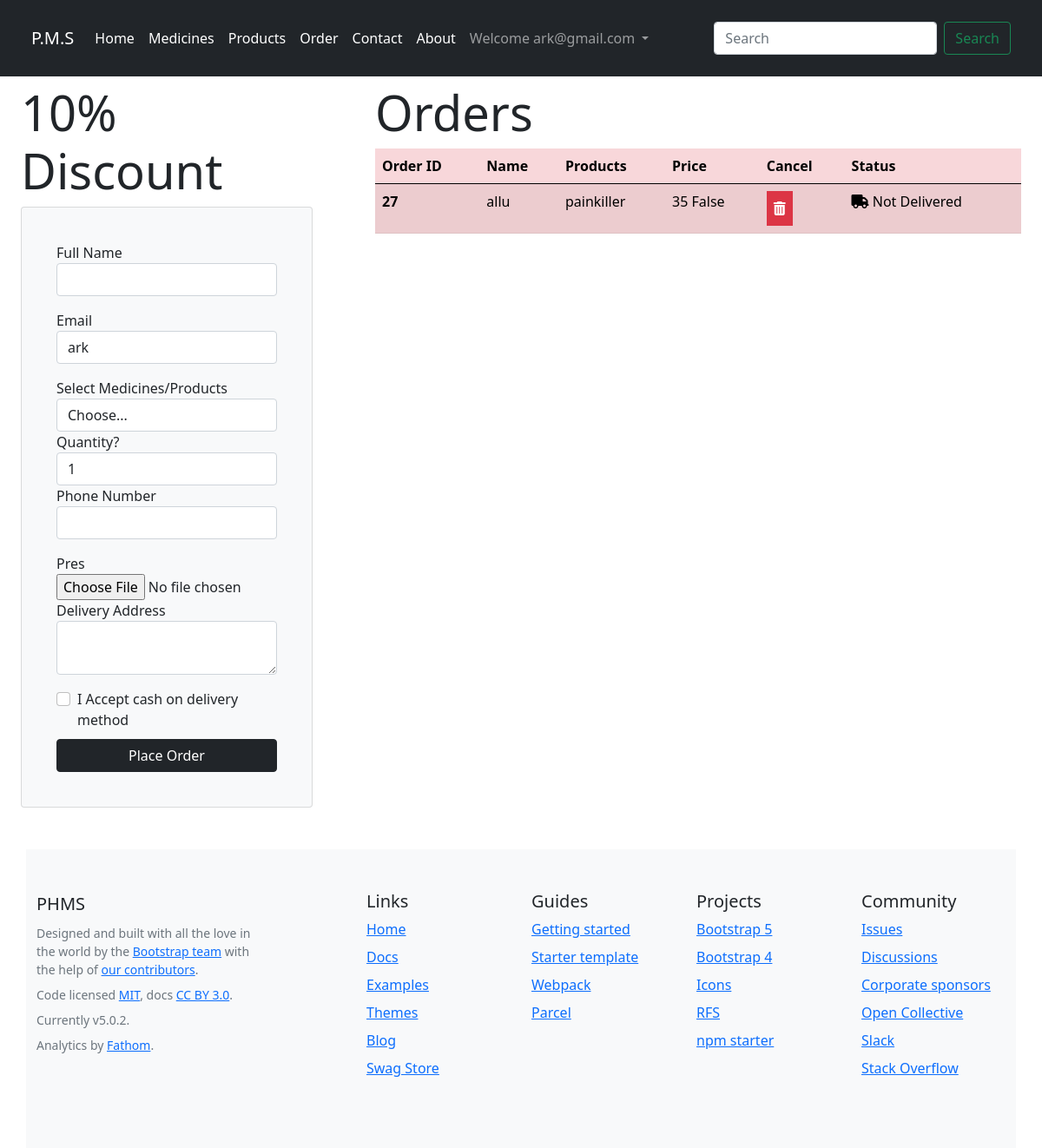
The app's page /orders (signed in) with its own data.
### app/models.py (models this page shows, shortened)
class MyOrders(models.Model):
    name=models.CharField(max_length=30)
    email=models.EmailField()
    items=models.CharField(max_length=1500)
    address=models.TextField()
    quantity=models.CharField(max_length=100)
    price=models.CharField(max_length=100)
    phone_num=models.CharField(max_length=10)
    delivery=models.BooleanField(default=False)

### app/views.py (the view, shortened to what this page needs)
# urls.py: path("orders",views.myorders,name="myorders"),
def myorders(request):
    if not request.user.is_authenticated:
        messages.warning(request,"Please Login to place the Order....")
        return redirect("/login")
    mymed=Medicines.objects.all()
    myprod=ProductItems.objects.all()
    current_user=request.user.username
    items=MyOrders.objects.filter(email=current_user)
    print(items)
    context={"myprod":myprod,"mymed":mymed,"items":items}
    return render(request,"orders.html",context)

### templates/orders.html (shortened to what this page needs)
{% extends "base.html" %}
{% block body %}
<div class="row">
  <div class="col-md-4">
<div class="container mt-2">
  <h2 class="display-4">10% Discount</h2>
  <div class="card bg-light p-4">
    <div class="card-body">
      <form action="orders" method="post">
        <div class="form-group">
          <label for="name">Full Name</label>
          <input
            type="text"
            id="name"
            name="name"
            class="form-control mb-3"
            placeholder="Enter Your Name"
            value="{{user.first_name}} {{user.last_name}}"
            required
          />
        </div>
        <div class="form-group">
          <label for="name">Email</label>
          <input
            type="text"
            id="email"
            name="email"
            class="form-control mb-3"
            value="{{user.username}}"
            required
          />
        </div>
        <div class="form-group">
            <label for="items">Select Medicines/Products</label>
            <select id="items" class="form-control" name="items">
              <option selected>Choose...</option>
            </select>
          </div>
        <div class="form-group">
            <label for="quantity">Quantity?</label>
            <select id="quantity" class="form-control" name="quantity">
              <option selected>1</option>
            </select>
          </div>
          <div class="form-group">
            <label for="num">Phone Number</label>
            <input
              type="tel"
              id="num"
              name="num"
              class="form-control mb-3"
              pattern="[0-9]{3}[0-9]{3}[0-9]{4}"
              required
            />
          </div>
          <div class="form-group">
            <label for="img">Pres</label>
            <input
              type="file"
            />
          </div>
          <div class="form-group">
            <label for="address">Delivery Address</label>
            <textarea
              type="text"
              id="address"
              name="address"
              class="form-control mb-3"
              required
            /></textarea>
          </div>
          <div class="form-group form-check">
            <input type="checkbox" class="form-check-input" id="exampleCheck1">
            <label class="form-check-label mb-2" for="exampleCheck1">I Accept cash on delivery method</label>
          </div>
          <div class="d-grid gap-2">
            <button class="btn btn-dark" type="submit">Place Order</button>
          </div>
      </form>
    </div>
  </div>
</div>
  </div>
  <div class="col-md-8">
    <div class="container mt-2">
      <h2 class="display-4">Orders</h2>
      <table class="table table-danger table-striped">
        <thead>
          <tr>
            <th scope="col">Order ID</th>
            <th scope="col">Name</th>
            <th scope="col">Products</th>
            <th scope="col">Price</th>
            <th scope="col">Cancel</th>
            <th scope="col">Status</th>
          </tr>
        </thead>
        <tbody>
          {% for item in items %}
          <tr>
            <th scope="row">{{item.id}}</th>
            <td>{{item.name}}</td>
            <td>{{item.items}}</td>
            <td>{{item.price}} {{item.delivery}}</td>
           {% if item.delivery %}
           <td><button type="button" class="btn-success p-2"  href="/orders/{{item.id}}" disabled> <i class="fa-solid fa-trash-can"></i></button></td>
           {% else %}
           <td><a type="button" class="btn-danger p-2" href="/orders/{{item.id}}"> <i class="fa-solid fa-trash-can"></i></a></td>
           {% endif %}
            {% if item.delivery %}
            <td><i class="fa-solid fa-circle-check"></i> Delivered</td>
            {% else %}
            <td> <i class="fa-solid fa-truck"></i> Not Delivered</td>
            {% endif %}
          </tr>
          {% endfor %}
        </tbody>
      </table>
    </div>
  </div>
</div>
{% endblock body %}

### templates/base.html (shortened to what this page needs)
{% load static %}
<!doctype html>
<html lang="en">
  <head>
    <link rel="stylesheet" href="{% static 'css/style.css' %}">
    <link rel="stylesheet" href="https://cdnjs.cloudflare.com/ajax/libs/font-awesome/6.1.1/css/all.min.css" />
  </head>
  <body>
    <nav class="navbar navbar-expand-lg navbar-dark bg-dark p-4">
        <div class="container-fluid">
          <a class="navbar-brand" href="/">P.M.S</a>
          <div class="collapse navbar-collapse" id="navbarSupportedContent">
            <ul class="navbar-nav me-auto mb-2 mb-lg-0">
              <li class="nav-item">
                <a class="nav-link active" aria-current="page" href="/">Home</a>
              </li>
              <li class="nav-item">
                <a class="nav-link active" aria-current="page" href="/medicines">Medicines</a>
              </li>
              <li class="nav-item">
                <a class="nav-link active" aria-current="page" href="/products">Products</a>
              </li>
              <li class="nav-item">
                <a class="nav-link active" aria-current="page" href="/orders">Order</a>
              </li>
              <li class="nav-item">
                <a class="nav-link active" href="https://github.com/Alluz786">Contact</a>
              </li>
              <li class="nav-item">
                <a class="nav-link active" href="about">About</a>
              </li>
  {% if request.user.is_authenticated %}
  <li class="nav-item dropdown">
    <a class="nav-link dropdown-toggle" href="signup" id="navbarDropdown" role="button" data-bs-toggle="dropdown" aria-expanded="false">
     Welcome {{user.email}}
    </a>
  </li>
              {% endif %}
            </ul>
            <form action="/search" method="get" class="d-flex">
              <input class="form-control me-2" type="search" placeholder="Search" aria-label="Search" name="getdata" required>
              <button class="btn btn-outline-success" type="submit" >Search</button>
            </form>
          </div>
        </div>
      </nav>
      {% block body %}
      {% endblock body %}
<br><br>
      <div class="container py-5 bg-light">
        <div class="row">
          <div class="col-lg-3 mb-3">
            <a class="d-inline-flex align-items-center mb-2 link-dark text-decoration-none" href="/" aria-label="Bootstrap">
              <span class="fs-5">PHMS</span>
            </a>
            <ul class="list-unstyled small text-muted">
              <li class="mb-2">Designed and built with all the love in the world by the <a href="/docs/5.0/about/team/">Bootstrap team</a> with the help of <a href="https://github.com/twbs/bootstrap/graphs/contributors">our contributors</a>.</li>
              <li class="mb-2">Code licensed <a href="https://github.com/twbs/bootstrap/blob/main/LICENSE" target="_blank" rel="license noopener">MIT</a>, docs <a href="https://creativecommons.org/licenses/by/3.0/" target="_blank" rel="license noopener">CC BY 3.0</a>.</li>
              <li class="mb-2">Currently v5.0.2.</li>
              <li class="mb-2">Analytics by <a href="https://usefathom.com/ref/ADZSBE" target="_blank" rel="noopener">Fathom</a>.</li>
            </ul>
          </div>
          <div class="col-6 col-lg-2 offset-lg-1 mb-3">
            <h5>Links</h5>
            <ul class="list-unstyled">
              <li class="mb-2"><a href="/">Home</a></li>
              <li class="mb-2"><a href="/docs/5.0/">Docs</a></li>
              <li class="mb-2"><a href="/docs/5.0/examples/">Examples</a></li>
              <li class="mb-2"><a href="https://themes.getbootstrap.com/">Themes</a></li>
              <li class="mb-2"><a href="https://blog.getbootstrap.com/">Blog</a></li>
              <li class="mb-2"><a href="https://cottonbureau.com/people/bootstrap">Swag Store</a></li>
            </ul>
          </div>
          <div class="col-6 col-lg-2 mb-3">
            <h5>Guides</h5>
            <ul class="list-unstyled">
              <li class="mb-2"><a href="/docs/5.0/getting-started/">Getting started</a></li>
              <li class="mb-2"><a href="/docs/5.0/examples/starter-template/">Starter template</a></li>
              <li class="mb-2"><a href="/docs/5.0/getting-started/webpack/">Webpack</a></li>
              <li class="mb-2"><a href="/docs/5.0/getting-started/parcel/">Parcel</a></li>
            </ul>
          </div>
          <div class="col-6 col-lg-2 mb-3">
            <h5>Projects</h5>
            <ul class="list-unstyled">
              <li class="mb-2"><a href="https://github.com/twbs/bootstrap">Bootstrap 5</a></li>
              <li class="mb-2"><a href="https://github.com/twbs/bootstrap/tree/v4-dev">Bootstrap 4</a></li>
              <li class="mb-2"><a href="https://github.com/twbs/icons">Icons</a></li>
              <li class="mb-2"><a href="https://github.com/twbs/rfs">RFS</a></li>
              <li class="mb-2"><a href="https://github.com/twbs/bootstrap-npm-starter">npm starter</a></li>
            </ul>
          </div>
          <div class="col-6 col-lg-2 mb-3">
            <h5>Community</h5>
            <ul class="list-unstyled">
              <li class="mb-2"><a href="https://github.com/twbs/bootstrap/issues">Issues</a></li>
              <li class="mb-2"><a href="https://github.com/twbs/bootstrap/discussions">Discussions</a></li>
              <li class="mb-2"><a href="https://github.com/sponsors/twbs">Corporate sponsors</a></li>
              <li class="mb-2"><a href="https://opencollective.com/bootstrap">Open Collective</a></li>
              <li class="mb-2"><a href="https://bootstrap-slack.herokuapp.com/">Slack</a></li>
              <li class="mb-2"><a href="https://stackoverflow.com/questions/tagged/bootstrap-5">Stack Overflow</a></li>
            </ul>
          </div>
        </div>
      </div>
  </body>
</html>

### records on screen
MyOrders: id "27", name "allu", items "painkiller", price "35", delivery "False", shows "Not Delivered"

### other values on screen
{{ user.email }} "ark@gmail.com"
